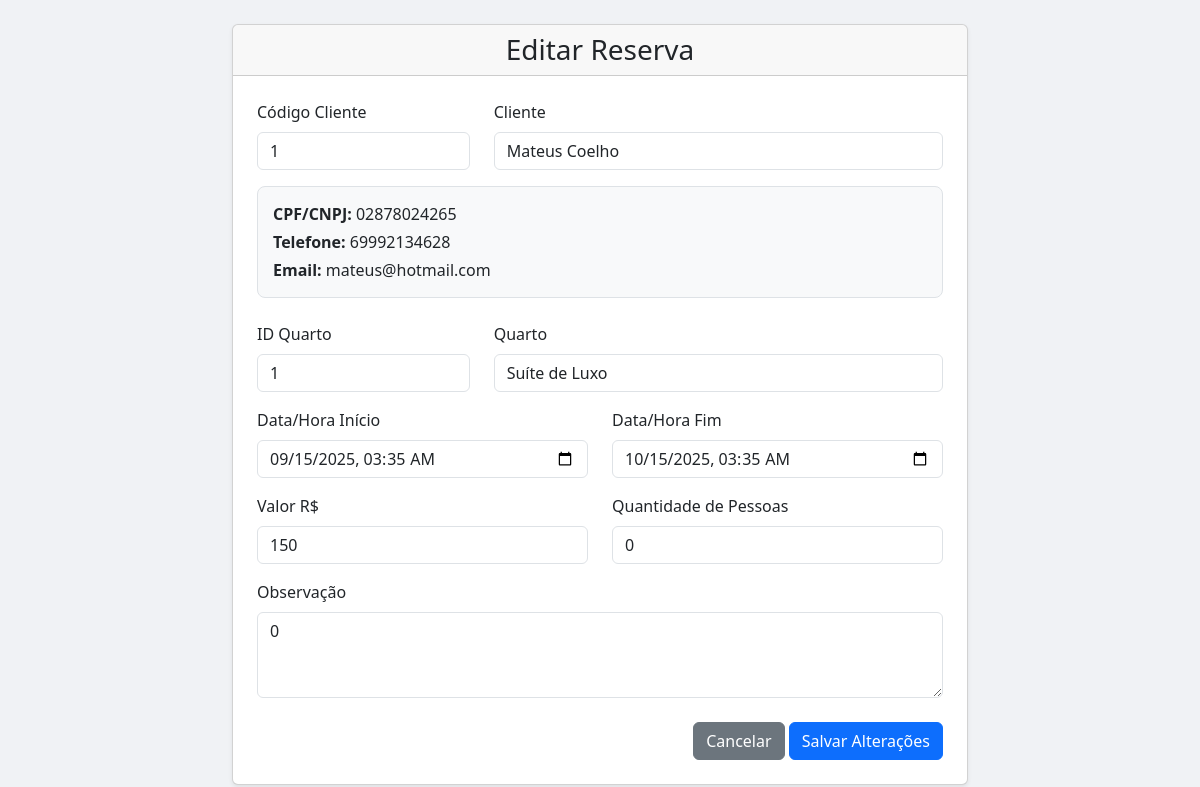
The page /Scripts/editaragendamento.php?idreserva=5 on the database its author committed.
### tables this page shows
CREATE TABLE IF NOT EXISTS `reservas` (
  `id_reserva` int NOT NULL AUTO_INCREMENT,
  `id_pessoa` int NOT NULL DEFAULT '0',
  `tiporeserva` smallint DEFAULT '0',
  `obs` varchar(500) DEFAULT NULL,
  `horarioini` timestamp NULL DEFAULT NULL,
  `horariofin` timestamp NULL DEFAULT NULL,
  `quant_pessoas` double DEFAULT '0',
  `valor` double DEFAULT '0',
  `finalizado` smallint DEFAULT '0',
  `excluido` int NOT NULL DEFAULT '0',
  `data_reserva` date DEFAULT NULL,
  `id_quarto` int DEFAULT NULL,
  PRIMARY KEY (`id_reserva`),
  KEY `FK__pessoas` (`id_pessoa`),
  KEY `FK_quarto` (`id_quarto`) USING BTREE,
  CONSTRAINT `FK__pessoas` FOREIGN KEY (`id_pessoa`) REFERENCES `pessoas` (`id_pessoa`),
  CONSTRAINT `FK_quarto` FOREIGN KEY (`id_quarto`) REFERENCES `quartos` (`id_quarto`)
);

CREATE TABLE IF NOT EXISTS `pessoas` (
  `id_pessoa` int NOT NULL AUTO_INCREMENT,
  `nome` varchar(100) NOT NULL,
  `cpfcnpj` varchar(20) NOT NULL,
  `rgie` varchar(20) DEFAULT NULL,
  `nasc` date DEFAULT NULL,
  `f_j` smallint DEFAULT NULL COMMENT '0-Pessoa Fisica, 1-Pessoa Juridica',
  `tipopessoa` smallint DEFAULT NULL COMMENT '0-Usuario, 1-Cliente, 2-Medico',
  `email` varchar(50) DEFAULT NULL,
  `telefone` varchar(50) DEFAULT NULL,
  `genero` char(1) DEFAULT NULL COMMENT 'M-Masculino, F-Feminino, N-Não Identificado',
  `excluido` tinyint(1) DEFAULT NULL,
  PRIMARY KEY (`id_pessoa`)
);

CREATE TABLE IF NOT EXISTS `quartos` (
  `id_quarto` int NOT NULL AUTO_INCREMENT,
  `num_quarto` int DEFAULT NULL,
  `descricao` varchar(250) DEFAULT NULL,
  `status` int DEFAULT NULL,
  `excluido` int DEFAULT NULL,
  `imagem` varchar(100) DEFAULT NULL,
  PRIMARY KEY (`id_quarto`),
  UNIQUE KEY `num_quarto` (`num_quarto`)
);

### Scripts/editaragendamento.php (the view, shortened to what this page needs)
<?php
include("conexao.php");
$idreserva = $_GET['idreserva'] ?? 0;
$sql = "SELECT r.*, p.nome, p.cpfcnpj, p.telefone, p.email, q.num_quarto, q.descricao
        FROM reservas r
        INNER JOIN pessoas p ON r.id_pessoa = p.id_pessoa
        INNER JOIN quartos q ON r.id_quarto = q.id_quarto
        WHERE r.id_reserva = ?";
$stmt = $conexao->prepare($sql);
$stmt->bind_param("i", $idreserva);
$stmt->execute();
$reserva = $stmt->get_result()->fetch_assoc();
?>
<!DOCTYPE html>
<html lang="pt">
<head>
<link href="https://cdn.jsdelivr.net/npm/bootstrap@5.3.2/dist/css/bootstrap.min.css" rel="stylesheet">
<link rel="stylesheet" href="https://cdn.jsdelivr.net/npm/bootstrap-icons@1.11.3/font/bootstrap-icons.min.css">
</head>
<body style="background-color: #f0f2f5;">
<div class="container my-4">
    <div class="row justify-content-center">
        <div class="col-12 col-lg-10 col-xl-8">
            <div class="card shadow-sm">
                <div class="card-header">
                    <h3 class="text-center mb-0">Editar Reserva</h3>
                </div>
                <div class="card-body p-4">
                    <form action="agenda.php?menuop=atualizaragendamento&idreserva=<?= (int)$idreserva ?>" method="post">
                        <div class="row mb-3">
                            <div class="col-12 col-md-4">
                                <label for="codcliente" class="form-label">Código Cliente</label>
                                <input type="text" class="form-control" id="codcliente" name="codcliente" value="<?= htmlspecialchars($reserva['id_pessoa']) ?>" readonly>
                            </div>
                            <div class="col-12 col-md-8 position-relative">
                                <label for="nomecliente" class="form-label">Cliente</label>
                                <input type="text" class="form-control" id="nomecliente" name="nomecliente" value="<?= htmlspecialchars($reserva['nome']) ?>" required autocomplete="off">
                            </div>
                        </div>
                        <div id="infoCliente" class="info-box">
                            <p class="mb-1"><strong>CPF/CNPJ:</strong> <span id="cpfcnpj"><?= htmlspecialchars($reserva['cpfcnpj']) ?></span></p>
                            <p class="mb-1"><strong>Telefone:</strong> <span id="telefone"><?= htmlspecialchars($reserva['telefone']) ?></span></p>
                            <p class="mb-0"><strong>Email:</strong> <span id="email"><?= htmlspecialchars($reserva['email']) ?></span></p>
                        </div>
                        <div class="row mb-3">
                            <div class="col-12 col-md-4">
                                <label for="numquarto" class="form-label">ID Quarto</label>
                                <input type="text" class="form-control" id="numquarto" name="numquarto" value="<?= htmlspecialchars($reserva['id_quarto']) ?>" readonly>
                            </div>
                            <div class="col-12 col-md-8 position-relative">
                                <label for="descquarto" class="form-label">Quarto</label>
                                <input type="text" class="form-control" id="descquarto" name="descquarto" value="<?= htmlspecialchars($reserva['descricao']) ?>" required autocomplete="off">
                            </div>
                        </div>
                        <div class="row mb-3">
                            <div class="col-md-6">
                                <label for="horarioini" class="form-label">Data/Hora Início</label>
                                <input type="datetime-local" class="form-control" name="horarioini" value="<?= date('Y-m-d\TH:i', strtotime($reserva['horarioini'])) ?>" required>
                            </div>
                            <div class="col-md-6">
                                <label for="horariofin" class="form-label">Data/Hora Fim</label>
                                <input type="datetime-local" class="form-control" name="horariofin" value="<?= date('Y-m-d\TH:i', strtotime($reserva['horariofin'])) ?>" required>
                            </div>
                        </div>
                        <div class="row mb-3">
                            <div class="col-md-6">
                                <label for="valor" class="form-label">Valor R$</label>
                                <input type="number" step="0.01" class="form-control" name="valor" value="<?= htmlspecialchars($reserva['valor']) ?>">
                            </div>
                            <div class="col-md-6">
                                <label for="quant_pessoas" class="form-label">Quantidade de Pessoas</label>
                                <input type="number" class="form-control" name="quant_pessoas" value="<?= htmlspecialchars($reserva['quant_pessoas']) ?>">
                            </div>
                        </div>
                        <div class="mb-3">
                            <label for="obs" class="form-label">Observação</label>
                            <textarea class="form-control" id="obs" name="obs" rows="3"><?= htmlspecialchars($reserva['obs'] ?? '') ?></textarea>
                        </div>
                        <div class="text-end mt-4">
                            <a href="agenda.php?menuop=agendamento" class="btn btn-secondary">Cancelar</a>
                            <button type="submit" class="btn btn-primary" name="alterar">Salvar Alterações</button>
                        </div>
                    </form>
                </div>
            </div>
        </div>
    </div>
</div>
</body>
</html>

### Scripts/editaragendamento.php (style rules this page uses)
.info-box { background: #f8f9fa; border: 1px solid #dee2e6; padding: 15px; margin-top: 10px; margin-bottom: 1.5rem; border-radius: 8px; }

### rows shown on the page
reservas: codcliente "1", nomecliente "Mateus Coelho", id_pessoa.cpfcnpj "02878024265", id_pessoa.telefone "69992134628", id_pessoa.email "mateus@hotmail.com", numquarto "1", descquarto "Suíte de Luxo", horarioini "09/15/2025 03:35", horariofin "10/15/2025 03:35", valor "150", quant_pessoas "0", obs "0"
